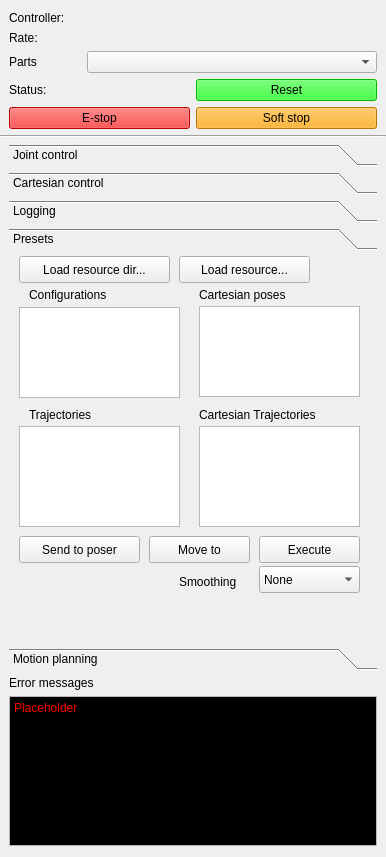
<?xml version="1.0" encoding="UTF-8"?>
<ui version="4.0">
 <class>Form</class>
 <widget class="QWidget" name="Form">
  <property name="geometry">
   <rect>
    <x>0</x>
    <y>0</y>
    <width>386</width>
    <height>857</height>
   </rect>
  </property>
  <property name="windowTitle">
   <string>Form</string>
  </property>
  <layout class="QVBoxLayout" name="verticalLayout_2" stretch="0,0,0">
   <property name="leftMargin">
    <number>0</number>
   </property>
   <property name="rightMargin">
    <number>0</number>
   </property>
   <item>
    <layout class="QVBoxLayout" name="verticalLayout">
     <property name="leftMargin">
      <number>9</number>
     </property>
     <property name="rightMargin">
      <number>9</number>
     </property>
     <item>
      <widget class="QLabel" name="controllerLabel">
       <property name="text">
        <string>Controller:</string>
       </property>
      </widget>
     </item>
     <item>
      <widget class="QLabel" name="rateLabel">
       <property name="text">
        <string>Rate:</string>
       </property>
      </widget>
     </item>
     <item>
      <layout class="QHBoxLayout" name="horizontalLayout" stretch="1,4">
       <item>
        <widget class="QLabel" name="partsLabel">
         <property name="text">
          <string>Parts</string>
         </property>
        </widget>
       </item>
       <item>
        <widget class="QComboBox" name="partList"/>
       </item>
      </layout>
     </item>
     <item>
      <layout class="QHBoxLayout" name="horizontalLayout_3">
       <item>
        <widget class="QLabel" name="statusLabel">
         <property name="text">
          <string>Status:</string>
         </property>
        </widget>
       </item>
       <item>
        <widget class="QPushButton" name="resetButton">
         <property name="toolTip">
          <string>Reset abnormal status flags</string>
         </property>
         <property name="styleSheet">
          <string notr="true">background-color: rgb(0, 255, 0);</string>
         </property>
         <property name="text">
          <string>Reset</string>
         </property>
         <property name="icon">
          <iconset theme="edit-undo">
           <normaloff>.</normaloff>.</iconset>
         </property>
        </widget>
       </item>
      </layout>
     </item>
     <item>
      <layout class="QHBoxLayout" name="horizontalLayout_4">
       <item>
        <widget class="QPushButton" name="estopButton">
         <property name="toolTip">
          <string>Trigger hardware e-stop, if available</string>
         </property>
         <property name="styleSheet">
          <string notr="true">background-color:red;</string>
         </property>
         <property name="text">
          <string>E-stop</string>
         </property>
         <property name="icon">
          <iconset theme="process-stop">
           <normaloff>.</normaloff>.</iconset>
         </property>
        </widget>
       </item>
       <item>
        <widget class="QPushButton" name="softStopButton">
         <property name="toolTip">
          <string>Trigger software stop</string>
         </property>
         <property name="styleSheet">
          <string notr="true">background-color:orange;</string>
         </property>
         <property name="text">
          <string>Soft stop</string>
         </property>
         <property name="icon">
          <iconset theme="media-playback-pause">
           <normaloff>.</normaloff>.</iconset>
         </property>
        </widget>
       </item>
      </layout>
     </item>
    </layout>
   </item>
   <item>
    <widget class="Line" name="line">
     <property name="orientation">
      <enum>Qt::Horizontal</enum>
     </property>
    </widget>
   </item>
   <item>
    <layout class="QVBoxLayout" name="errorLayout">
     <property name="leftMargin">
      <number>9</number>
     </property>
     <property name="rightMargin">
      <number>9</number>
     </property>
     <item>
      <widget class="QToolBox" name="centralTabWidget">
       <property name="currentIndex">
        <number>3</number>
       </property>
       <widget class="QWidget" name="jointControlWidget">
        <property name="geometry">
         <rect>
          <x>0</x>
          <y>0</y>
          <width>368</width>
          <height>341</height>
         </rect>
        </property>
        <attribute name="label">
         <string>Joint control</string>
        </attribute>
        <layout class="QVBoxLayout" name="verticalLayout_3" stretch="1,8,2">
         <property name="leftMargin">
          <number>0</number>
         </property>
         <property name="topMargin">
          <number>0</number>
         </property>
         <property name="rightMargin">
          <number>0</number>
         </property>
         <property name="bottomMargin">
          <number>0</number>
         </property>
         <item>
          <layout class="QHBoxLayout" name="horizontalLayout_6" stretch="2,1,1">
           <property name="sizeConstraint">
            <enum>QLayout::SetDefaultConstraint</enum>
           </property>
           <property name="bottomMargin">
            <number>0</number>
           </property>
           <item>
            <widget class="QPushButton" name="configClipboardButton">
             <property name="toolTip">
              <string>Copy a configuration to the clipboard</string>
             </property>
             <property name="text">
              <string>Copy config</string>
             </property>
             <property name="icon">
              <iconset theme="edit-copy">
               <normaloff>.</normaloff>.</iconset>
             </property>
            </widget>
           </item>
           <item>
            <widget class="QComboBox" name="configSourceList">
             <property name="toolTip">
              <string>Select which configuration you wish to copy</string>
             </property>
             <item>
              <property name="text">
               <string>Sensed</string>
              </property>
             </item>
             <item>
              <property name="text">
               <string>Commanded</string>
              </property>
             </item>
             <item>
              <property name="text">
               <string>Destination</string>
              </property>
             </item>
             <item>
              <property name="text">
               <string>Sensed drivers</string>
              </property>
             </item>
             <item>
              <property name="text">
               <string>Commanded drivers</string>
              </property>
             </item>
             <item>
              <property name="text">
               <string>Destination drivers</string>
              </property>
             </item>
            </widget>
           </item>
           <item>
            <widget class="QComboBox" name="configFormatList">
             <property name="toolTip">
              <string>Select the format of the copied text</string>
             </property>
             <item>
              <property name="text">
               <string>Python list</string>
              </property>
             </item>
             <item>
              <property name="text">
               <string>.config</string>
              </property>
             </item>
             <item>
              <property name="text">
               <string>Raw values</string>
              </property>
             </item>
            </widget>
           </item>
          </layout>
         </item>
         <item>
          <widget class="QScrollArea" name="jointScrollArea">
           <property name="widgetResizable">
            <bool>true</bool>
           </property>
           <widget class="QWidget" name="jointScrollAreaContents">
            <property name="geometry">
             <rect>
              <x>0</x>
              <y>0</y>
              <width>366</width>
              <height>18</height>
             </rect>
            </property>
            <property name="sizePolicy">
             <sizepolicy hsizetype="Preferred" vsizetype="Maximum">
              <horstretch>0</horstretch>
              <verstretch>0</verstretch>
             </sizepolicy>
            </property>
            <layout class="QVBoxLayout" name="jointScrollAreaLayout">
             <property name="spacing">
              <number>5</number>
             </property>
             <property name="sizeConstraint">
              <enum>QLayout::SetDefaultConstraint</enum>
             </property>
            </layout>
           </widget>
          </widget>
         </item>
         <item>
          <widget class="QFrame" name="frame_2">
           <property name="minimumSize">
            <size>
             <width>0</width>
             <height>80</height>
            </size>
           </property>
           <property name="frameShape">
            <enum>QFrame::StyledPanel</enum>
           </property>
           <property name="frameShadow">
            <enum>QFrame::Raised</enum>
           </property>
           <widget class="QPushButton" name="moveToPositionButton">
            <property name="geometry">
             <rect>
              <x>10</x>
              <y>10</y>
              <width>91</width>
              <height>27</height>
             </rect>
            </property>
            <property name="text">
             <string>Move-to</string>
            </property>
           </widget>
           <widget class="QPushButton" name="setPositionButton">
            <property name="geometry">
             <rect>
              <x>10</x>
              <y>40</y>
              <width>111</width>
              <height>27</height>
             </rect>
            </property>
            <property name="text">
             <string>Set position</string>
            </property>
           </widget>
           <widget class="QPushButton" name="setVelocityButton">
            <property name="geometry">
             <rect>
              <x>130</x>
              <y>40</y>
              <width>111</width>
              <height>27</height>
             </rect>
            </property>
            <property name="text">
             <string>Set velocity</string>
            </property>
           </widget>
           <widget class="QLabel" name="label">
            <property name="geometry">
             <rect>
              <x>116</x>
              <y>10</y>
              <width>61</width>
              <height>31</height>
             </rect>
            </property>
            <property name="text">
             <string>Speed</string>
            </property>
           </widget>
           <widget class="QDoubleSpinBox" name="speedSpinBox">
            <property name="geometry">
             <rect>
              <x>170</x>
              <y>10</y>
              <width>69</width>
              <height>27</height>
             </rect>
            </property>
            <property name="toolTip">
             <string>Modulates the speed of the command</string>
            </property>
            <property name="maximum">
             <double>5.000000000000000</double>
            </property>
            <property name="singleStep">
             <double>0.100000000000000</double>
            </property>
            <property name="value">
             <double>1.000000000000000</double>
            </property>
           </widget>
           <widget class="QCheckBox" name="jointInterpolateCheck">
            <property name="geometry">
             <rect>
              <x>250</x>
              <y>10</y>
              <width>101</width>
              <height>22</height>
             </rect>
            </property>
            <property name="text">
             <string>Interpolate</string>
            </property>
            <property name="checked">
             <bool>true</bool>
            </property>
           </widget>
           <widget class="QPushButton" name="setPIDButton">
            <property name="geometry">
             <rect>
              <x>250</x>
              <y>40</y>
              <width>111</width>
              <height>27</height>
             </rect>
            </property>
            <property name="text">
             <string>Set PID</string>
            </property>
           </widget>
           <zorder>moveToPositionButton</zorder>
           <zorder>setPositionButton</zorder>
           <zorder>setVelocityButton</zorder>
           <zorder>label</zorder>
           <zorder>speedSpinBox</zorder>
           <zorder>jointInterpolateCheck</zorder>
           <zorder>setPIDButton</zorder>
           <zorder>jointScrollArea</zorder>
          </widget>
         </item>
        </layout>
       </widget>
       <widget class="QWidget" name="cartesianControlWidget">
        <property name="geometry">
         <rect>
          <x>0</x>
          <y>0</y>
          <width>368</width>
          <height>341</height>
         </rect>
        </property>
        <attribute name="label">
         <string>Cartesian control</string>
        </attribute>
        <widget class="QDoubleSpinBox" name="toolXSpinBox">
         <property name="geometry">
          <rect>
           <x>110</x>
           <y>60</y>
           <width>81</width>
           <height>27</height>
          </rect>
         </property>
         <property name="decimals">
          <number>4</number>
         </property>
         <property name="minimum">
          <double>-1.000000000000000</double>
         </property>
         <property name="maximum">
          <double>1.000000000000000</double>
         </property>
         <property name="singleStep">
          <double>0.010000000000000</double>
         </property>
        </widget>
        <widget class="QLabel" name="toolPositionLabel">
         <property name="geometry">
          <rect>
           <x>10</x>
           <y>60</y>
           <width>101</width>
           <height>21</height>
          </rect>
         </property>
         <property name="text">
          <string>Tool position</string>
         </property>
        </widget>
        <widget class="QDoubleSpinBox" name="toolYSpinBox">
         <property name="geometry">
          <rect>
           <x>190</x>
           <y>60</y>
           <width>81</width>
           <height>27</height>
          </rect>
         </property>
         <property name="decimals">
          <number>4</number>
         </property>
         <property name="minimum">
          <double>-1.000000000000000</double>
         </property>
         <property name="maximum">
          <double>1.000000000000000</double>
         </property>
         <property name="singleStep">
          <double>0.010000000000000</double>
         </property>
        </widget>
        <widget class="QDoubleSpinBox" name="toolZSpinBox">
         <property name="geometry">
          <rect>
           <x>270</x>
           <y>60</y>
           <width>81</width>
           <height>27</height>
          </rect>
         </property>
         <property name="decimals">
          <number>4</number>
         </property>
         <property name="minimum">
          <double>-1.000000000000000</double>
         </property>
         <property name="maximum">
          <double>1.000000000000000</double>
         </property>
         <property name="singleStep">
          <double>0.010000000000000</double>
         </property>
        </widget>
        <widget class="QPushButton" name="visualEditToolButton">
         <property name="geometry">
          <rect>
           <x>110</x>
           <y>90</y>
           <width>99</width>
           <height>27</height>
          </rect>
         </property>
         <property name="text">
          <string>Visual edit</string>
         </property>
         <property name="checkable">
          <bool>true</bool>
         </property>
        </widget>
        <widget class="QPushButton" name="moveToCartesianPositionButton">
         <property name="geometry">
          <rect>
           <x>10</x>
           <y>130</y>
           <width>91</width>
           <height>27</height>
          </rect>
         </property>
         <property name="text">
          <string>Move-to</string>
         </property>
        </widget>
        <widget class="QLabel" name="endEffectorLabel">
         <property name="geometry">
          <rect>
           <x>10</x>
           <y>0</y>
           <width>101</width>
           <height>21</height>
          </rect>
         </property>
         <property name="text">
          <string>End effector</string>
         </property>
        </widget>
        <widget class="QLabel" name="endEffectorLinkLabel">
         <property name="geometry">
          <rect>
           <x>10</x>
           <y>30</y>
           <width>271</width>
           <height>21</height>
          </rect>
         </property>
         <property name="text">
          <string>End effector link: </string>
         </property>
        </widget>
        <widget class="QPushButton" name="setCartesianVelocityButton">
         <property name="geometry">
          <rect>
           <x>130</x>
           <y>160</y>
           <width>111</width>
           <height>27</height>
          </rect>
         </property>
         <property name="text">
          <string>Set velocity</string>
         </property>
        </widget>
        <widget class="QLabel" name="speedLabel">
         <property name="geometry">
          <rect>
           <x>120</x>
           <y>130</y>
           <width>51</width>
           <height>31</height>
          </rect>
         </property>
         <property name="text">
          <string>Speed</string>
         </property>
        </widget>
        <widget class="QDoubleSpinBox" name="cartesianSpeedSpinBox">
         <property name="geometry">
          <rect>
           <x>170</x>
           <y>130</y>
           <width>69</width>
           <height>27</height>
          </rect>
         </property>
         <property name="maximum">
          <double>5.000000000000000</double>
         </property>
         <property name="singleStep">
          <double>0.100000000000000</double>
         </property>
         <property name="value">
          <double>1.000000000000000</double>
         </property>
        </widget>
        <widget class="QCheckBox" name="cartesianInterpolateCheck">
         <property name="geometry">
          <rect>
           <x>250</x>
           <y>130</y>
           <width>101</width>
           <height>22</height>
          </rect>
         </property>
         <property name="text">
          <string>Interpolate</string>
         </property>
         <property name="checked">
          <bool>true</bool>
         </property>
        </widget>
        <widget class="QPushButton" name="setCartesianPositionButton">
         <property name="geometry">
          <rect>
           <x>10</x>
           <y>160</y>
           <width>111</width>
           <height>27</height>
          </rect>
         </property>
         <property name="text">
          <string>Set position</string>
         </property>
        </widget>
        <widget class="QComboBox" name="endEffectorList">
         <property name="geometry">
          <rect>
           <x>110</x>
           <y>0</y>
           <width>181</width>
           <height>27</height>
          </rect>
         </property>
        </widget>
        <widget class="QLabel" name="cartesianInfoText">
         <property name="geometry">
          <rect>
           <x>10</x>
           <y>200</y>
           <width>351</width>
           <height>61</height>
          </rect>
         </property>
         <property name="text">
          <string>Placeholder</string>
         </property>
        </widget>
       </widget>
       <widget class="QWidget" name="loggingWidget">
        <property name="geometry">
         <rect>
          <x>0</x>
          <y>0</y>
          <width>368</width>
          <height>341</height>
         </rect>
        </property>
        <attribute name="label">
         <string>Logging</string>
        </attribute>
        <widget class="QLineEdit" name="logFileEdit">
         <property name="enabled">
          <bool>false</bool>
         </property>
         <property name="geometry">
          <rect>
           <x>110</x>
           <y>0</y>
           <width>161</width>
           <height>27</height>
          </rect>
         </property>
         <property name="text">
          <string>log.csv</string>
         </property>
        </widget>
        <widget class="QLabel" name="logFileLabel">
         <property name="geometry">
          <rect>
           <x>50</x>
           <y>0</y>
           <width>61</width>
           <height>31</height>
          </rect>
         </property>
         <property name="text">
          <string>Log file</string>
         </property>
        </widget>
        <widget class="QPushButton" name="loggingButton">
         <property name="enabled">
          <bool>false</bool>
         </property>
         <property name="geometry">
          <rect>
           <x>130</x>
           <y>40</y>
           <width>81</width>
           <height>31</height>
          </rect>
         </property>
         <property name="text">
          <string>Log</string>
         </property>
         <property name="icon">
          <iconset theme="document-save">
           <normaloff>.</normaloff>.</iconset>
         </property>
         <property name="checkable">
          <bool>true</bool>
         </property>
        </widget>
        <widget class="QLabel" name="commandFileLabel">
         <property name="geometry">
          <rect>
           <x>10</x>
           <y>110</y>
           <width>101</width>
           <height>31</height>
          </rect>
         </property>
         <property name="text">
          <string>Command file</string>
         </property>
        </widget>
        <widget class="QPushButton" name="browseLogFileButton">
         <property name="enabled">
          <bool>false</bool>
         </property>
         <property name="geometry">
          <rect>
           <x>280</x>
           <y>0</y>
           <width>81</width>
           <height>27</height>
          </rect>
         </property>
         <property name="text">
          <string>Browse...</string>
         </property>
         <property name="checkable">
          <bool>false</bool>
         </property>
        </widget>
        <widget class="QPushButton" name="recordButton">
         <property name="enabled">
          <bool>false</bool>
         </property>
         <property name="geometry">
          <rect>
           <x>50</x>
           <y>150</y>
           <width>101</width>
           <height>31</height>
          </rect>
         </property>
         <property name="text">
          <string>Record</string>
         </property>
         <property name="icon">
          <iconset theme="media-record">
           <normaloff>.</normaloff>.</iconset>
         </property>
         <property name="checkable">
          <bool>true</bool>
         </property>
        </widget>
        <widget class="QPushButton" name="replayButton">
         <property name="enabled">
          <bool>false</bool>
         </property>
         <property name="geometry">
          <rect>
           <x>190</x>
           <y>150</y>
           <width>101</width>
           <height>31</height>
          </rect>
         </property>
         <property name="text">
          <string>Replay</string>
         </property>
         <property name="icon">
          <iconset theme="media-playback-start">
           <normaloff>.</normaloff>.</iconset>
         </property>
         <property name="checkable">
          <bool>true</bool>
         </property>
        </widget>
        <widget class="QLineEdit" name="commandFileEdit">
         <property name="enabled">
          <bool>false</bool>
         </property>
         <property name="geometry">
          <rect>
           <x>110</x>
           <y>110</y>
           <width>161</width>
           <height>27</height>
          </rect>
         </property>
         <property name="text">
          <string>commands.json</string>
         </property>
        </widget>
        <widget class="QPushButton" name="browseCommandFileButton">
         <property name="enabled">
          <bool>false</bool>
         </property>
         <property name="geometry">
          <rect>
           <x>280</x>
           <y>110</y>
           <width>81</width>
           <height>27</height>
          </rect>
         </property>
         <property name="text">
          <string>Browse...</string>
         </property>
         <property name="checkable">
          <bool>false</bool>
         </property>
        </widget>
       </widget>
       <widget class="QWidget" name="presetsWidget">
        <property name="geometry">
         <rect>
          <x>0</x>
          <y>0</y>
          <width>368</width>
          <height>341</height>
         </rect>
        </property>
        <attribute name="label">
         <string>Presets</string>
        </attribute>
        <widget class="QPushButton" name="loadPresetsDirButton">
         <property name="enabled">
          <bool>true</bool>
         </property>
         <property name="geometry">
          <rect>
           <x>10</x>
           <y>0</y>
           <width>151</width>
           <height>27</height>
          </rect>
         </property>
         <property name="text">
          <string>Load resource dir...</string>
         </property>
         <property name="checkable">
          <bool>false</bool>
         </property>
        </widget>
        <widget class="QPushButton" name="loadPresetButton">
         <property name="enabled">
          <bool>true</bool>
         </property>
         <property name="geometry">
          <rect>
           <x>170</x>
           <y>0</y>
           <width>131</width>
           <height>27</height>
          </rect>
         </property>
         <property name="text">
          <string>Load resource...</string>
         </property>
         <property name="checkable">
          <bool>false</bool>
         </property>
        </widget>
        <widget class="QLabel" name="label_6">
         <property name="geometry">
          <rect>
           <x>20</x>
           <y>30</y>
           <width>131</width>
           <height>17</height>
          </rect>
         </property>
         <property name="text">
          <string>Configurations</string>
         </property>
        </widget>
        <widget class="QLabel" name="label_7">
         <property name="geometry">
          <rect>
           <x>190</x>
           <y>30</y>
           <width>131</width>
           <height>17</height>
          </rect>
         </property>
         <property name="text">
          <string>Cartesian poses</string>
         </property>
        </widget>
        <widget class="QLabel" name="label_8">
         <property name="geometry">
          <rect>
           <x>190</x>
           <y>150</y>
           <width>151</width>
           <height>17</height>
          </rect>
         </property>
         <property name="text">
          <string>Cartesian Trajectories</string>
         </property>
        </widget>
        <widget class="QListWidget" name="configurationList">
         <property name="enabled">
          <bool>true</bool>
         </property>
         <property name="geometry">
          <rect>
           <x>10</x>
           <y>51</y>
           <width>161</width>
           <height>91</height>
          </rect>
         </property>
        </widget>
        <widget class="QListWidget" name="cartesianPoseList">
         <property name="enabled">
          <bool>true</bool>
         </property>
         <property name="geometry">
          <rect>
           <x>190</x>
           <y>50</y>
           <width>161</width>
           <height>91</height>
          </rect>
         </property>
        </widget>
        <widget class="QListWidget" name="cartesianTrajectoryList">
         <property name="enabled">
          <bool>true</bool>
         </property>
         <property name="geometry">
          <rect>
           <x>190</x>
           <y>170</y>
           <width>161</width>
           <height>101</height>
          </rect>
         </property>
        </widget>
        <widget class="QPushButton" name="sendPresetToPoser">
         <property name="enabled">
          <bool>true</bool>
         </property>
         <property name="geometry">
          <rect>
           <x>10</x>
           <y>280</y>
           <width>121</width>
           <height>27</height>
          </rect>
         </property>
         <property name="text">
          <string>Send to poser</string>
         </property>
        </widget>
        <widget class="QPushButton" name="moveToPreset">
         <property name="enabled">
          <bool>true</bool>
         </property>
         <property name="geometry">
          <rect>
           <x>140</x>
           <y>280</y>
           <width>101</width>
           <height>27</height>
          </rect>
         </property>
         <property name="text">
          <string>Move to</string>
         </property>
        </widget>
        <widget class="QPushButton" name="executePreset">
         <property name="enabled">
          <bool>true</bool>
         </property>
         <property name="geometry">
          <rect>
           <x>250</x>
           <y>280</y>
           <width>101</width>
           <height>27</height>
          </rect>
         </property>
         <property name="text">
          <string>Execute</string>
         </property>
        </widget>
        <widget class="QLabel" name="label_9">
         <property name="geometry">
          <rect>
           <x>20</x>
           <y>150</y>
           <width>131</width>
           <height>17</height>
          </rect>
         </property>
         <property name="text">
          <string>Trajectories</string>
         </property>
        </widget>
        <widget class="QListWidget" name="trajectoryList">
         <property name="enabled">
          <bool>true</bool>
         </property>
         <property name="geometry">
          <rect>
           <x>10</x>
           <y>170</y>
           <width>161</width>
           <height>101</height>
          </rect>
         </property>
        </widget>
        <widget class="QComboBox" name="smoothingComboBox">
         <property name="geometry">
          <rect>
           <x>250</x>
           <y>310</y>
           <width>101</width>
           <height>27</height>
          </rect>
         </property>
         <item>
          <property name="text">
           <string>None</string>
          </property>
         </item>
         <item>
          <property name="text">
           <string>Pause</string>
          </property>
         </item>
         <item>
          <property name="text">
           <string>Spline</string>
          </property>
         </item>
        </widget>
        <widget class="QLabel" name="label_4">
         <property name="geometry">
          <rect>
           <x>170</x>
           <y>310</y>
           <width>81</width>
           <height>31</height>
          </rect>
         </property>
         <property name="text">
          <string>Smoothing</string>
         </property>
        </widget>
       </widget>
       <widget class="QWidget" name="motionPlanningWidget">
        <property name="geometry">
         <rect>
          <x>0</x>
          <y>0</y>
          <width>368</width>
          <height>341</height>
         </rect>
        </property>
        <attribute name="label">
         <string>Motion planning</string>
        </attribute>
        <widget class="QPushButton" name="addBoxButton">
         <property name="enabled">
          <bool>false</bool>
         </property>
         <property name="geometry">
          <rect>
           <x>10</x>
           <y>0</y>
           <width>81</width>
           <height>27</height>
          </rect>
         </property>
         <property name="text">
          <string>Add box</string>
         </property>
        </widget>
        <widget class="QPushButton" name="addSphereButton">
         <property name="enabled">
          <bool>false</bool>
         </property>
         <property name="geometry">
          <rect>
           <x>100</x>
           <y>0</y>
           <width>101</width>
           <height>27</height>
          </rect>
         </property>
         <property name="text">
          <string>Add sphere</string>
         </property>
        </widget>
        <widget class="QPushButton" name="planToButton">
         <property name="enabled">
          <bool>false</bool>
         </property>
         <property name="geometry">
          <rect>
           <x>10</x>
           <y>180</y>
           <width>131</width>
           <height>27</height>
          </rect>
         </property>
         <property name="text">
          <string>Plan to Config</string>
         </property>
        </widget>
        <widget class="QPushButton" name="executePlanButton">
         <property name="enabled">
          <bool>false</bool>
         </property>
         <property name="geometry">
          <rect>
           <x>10</x>
           <y>210</y>
           <width>131</width>
           <height>27</height>
          </rect>
         </property>
         <property name="text">
          <string>Execute plan</string>
         </property>
         <property name="icon">
          <iconset theme="media-playback-start">
           <normaloff>.</normaloff>.</iconset>
         </property>
        </widget>
        <widget class="QPushButton" name="planToCartesianButton">
         <property name="enabled">
          <bool>false</bool>
         </property>
         <property name="geometry">
          <rect>
           <x>150</x>
           <y>180</y>
           <width>151</width>
           <height>27</height>
          </rect>
         </property>
         <property name="text">
          <string>Plan to Cartesian</string>
         </property>
        </widget>
        <widget class="QPushButton" name="loadObstacleButton">
         <property name="enabled">
          <bool>false</bool>
         </property>
         <property name="geometry">
          <rect>
           <x>210</x>
           <y>0</y>
           <width>131</width>
           <height>27</height>
          </rect>
         </property>
         <property name="text">
          <string>Load obstacle...</string>
         </property>
        </widget>
        <widget class="QComboBox" name="plannerComboBox">
         <property name="enabled">
          <bool>false</bool>
         </property>
         <property name="geometry">
          <rect>
           <x>80</x>
           <y>40</y>
           <width>131</width>
           <height>27</height>
          </rect>
         </property>
        </widget>
        <widget class="QLabel" name="label_2">
         <property name="geometry">
          <rect>
           <x>20</x>
           <y>40</y>
           <width>71</width>
           <height>21</height>
          </rect>
         </property>
         <property name="text">
          <string>Planner</string>
         </property>
        </widget>
        <widget class="QListWidget" name="plannerSettingsList">
         <property name="enabled">
          <bool>false</bool>
         </property>
         <property name="geometry">
          <rect>
           <x>10</x>
           <y>90</y>
           <width>141</width>
           <height>81</height>
          </rect>
         </property>
        </widget>
        <widget class="QLabel" name="label_3">
         <property name="geometry">
          <rect>
           <x>20</x>
           <y>70</y>
           <width>141</width>
           <height>21</height>
          </rect>
         </property>
         <property name="text">
          <string>Planner Settings</string>
         </property>
        </widget>
        <widget class="QLineEdit" name="plannerSettingEdit">
         <property name="enabled">
          <bool>false</bool>
         </property>
         <property name="geometry">
          <rect>
           <x>170</x>
           <y>90</y>
           <width>91</width>
           <height>27</height>
          </rect>
         </property>
        </widget>
       </widget>
      </widget>
     </item>
     <item>
      <widget class="QLabel" name="errorLabel">
       <property name="text">
        <string>Error messages</string>
       </property>
      </widget>
     </item>
     <item>
      <widget class="QPlainTextEdit" name="errorTextarea">
       <property name="maximumSize">
        <size>
         <width>16777215</width>
         <height>150</height>
        </size>
       </property>
       <property name="palette">
        <palette>
         <active>
          <colorrole role="Text">
           <brush brushstyle="SolidPattern">
            <color alpha="255">
             <red>255</red>
             <green>0</green>
             <blue>0</blue>
            </color>
           </brush>
          </colorrole>
          <colorrole role="Base">
           <brush brushstyle="SolidPattern">
            <color alpha="255">
             <red>0</red>
             <green>0</green>
             <blue>0</blue>
            </color>
           </brush>
          </colorrole>
         </active>
         <inactive>
          <colorrole role="Text">
           <brush brushstyle="SolidPattern">
            <color alpha="255">
             <red>255</red>
             <green>0</green>
             <blue>0</blue>
            </color>
           </brush>
          </colorrole>
          <colorrole role="Base">
           <brush brushstyle="SolidPattern">
            <color alpha="255">
             <red>0</red>
             <green>0</green>
             <blue>0</blue>
            </color>
           </brush>
          </colorrole>
         </inactive>
         <disabled>
          <colorrole role="Text">
           <brush brushstyle="SolidPattern">
            <color alpha="255">
             <red>159</red>
             <green>158</green>
             <blue>158</blue>
            </color>
           </brush>
          </colorrole>
          <colorrole role="Base">
           <brush brushstyle="SolidPattern">
            <color alpha="255">
             <red>255</red>
             <green>255</green>
             <blue>255</blue>
            </color>
           </brush>
          </colorrole>
         </disabled>
        </palette>
       </property>
       <property name="plainText">
        <string>Placeholder</string>
       </property>
      </widget>
     </item>
    </layout>
   </item>
  </layout>
 </widget>
 <resources/>
 <connections/>
</ui>
